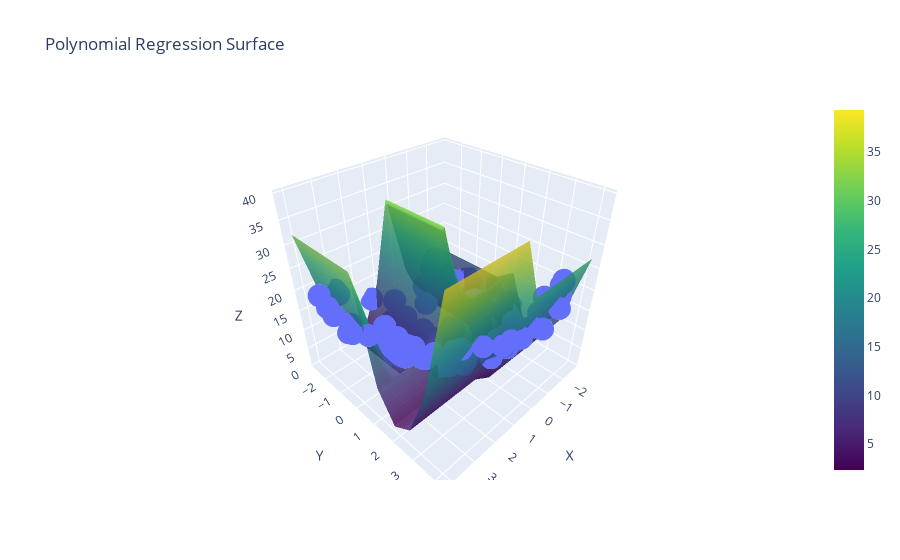

Write notebook code for a chart like this one.
### Code cell
# Visualize Polynomial Regression in 3D
X, Y = np.meshgrid(np.linspace(min(x), max(x), 10), np.linspace(min(y), max(y), 10))
fig = go.Figure()
fig.add_trace(go.Scatter3d(x=x.ravel(), y=y.ravel(), z=z.ravel(), mode='markers', name='Data'))
fig.add_trace(go.Surface(x=X, y=Y, z=z_final_poly, colorscale='Viridis', opacity=0.8, name='Polynomial Fit'))
fig.update_layout(title='Polynomial Regression Surface', scene=dict(xaxis_title='X', yaxis_title='Y', zaxis_title='Z'))
fig.show()
